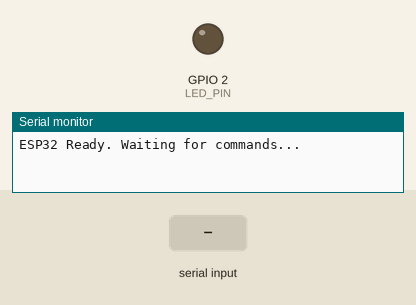
A sketch run on a simulated ESP32. On the bench: output pins drawn as LEDs (lit = HIGH), the last lines printed to the serial monitor. The inputs (shaded band) are chosen by the test bench.

Above: at 1.2 s.
1.3 s: "LED_ON\n" received over Serial
At 2.2 s:
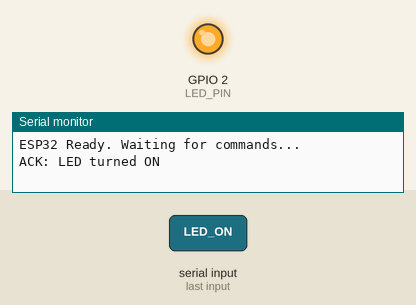
2.8 s: "LED_OFF\n" received over Serial
At 3.3 s:
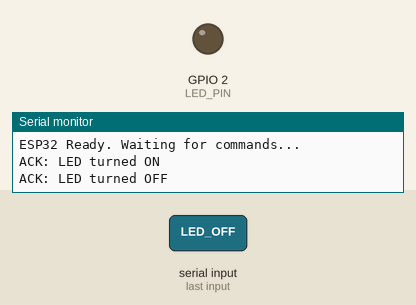
Timing chart, 0 to 5.8 s (numbered marks = the images above; inputs shaded):
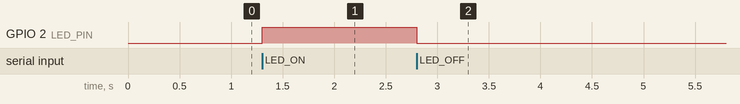

The sketch:

esp32_led.ino
```cpp
/*
  Mind LED Control | ESP32 Receiver
  Listens for "LED_ON" and "LED_OFF" commands over Serial
  and toggles an LED connected to a GPIO pin.
*/

// Define the GPIO pin where the LED is connected
const int LED_PIN = 2; // Adjust if using a different pin on your ESP32

void setup() {
  // Initialize serial communication at 115200 baud
  Serial.begin(115200);

  // Set the LED pin as an output
  pinMode(LED_PIN, OUTPUT);

  // Start with LED turned off
  digitalWrite(LED_PIN, LOW);

  Serial.println("ESP32 Ready. Waiting for commands...");
}

void loop() {
  // Check if a command is available on the Serial port
  if (Serial.available() > 0) {
    // Read the incoming string until newline
    String command = Serial.readStringUntil('\n');
    command.trim(); // Remove any extra carriage returns or whitespace

    // Evaluate the command
    if (command == "LED_ON") {
      digitalWrite(LED_PIN, HIGH);
      Serial.println("ACK: LED turned ON");
    }
    else if (command == "LED_OFF") {
      digitalWrite(LED_PIN, LOW);
      Serial.println("ACK: LED turned OFF");
    }
  }
}
```

Measured:
- after the input at 1.3 s, GPIO 2 (LED_PIN): LOW → HIGH at once
- after the input at 2.8 s, GPIO 2 (LED_PIN): HIGH → LOW at once
